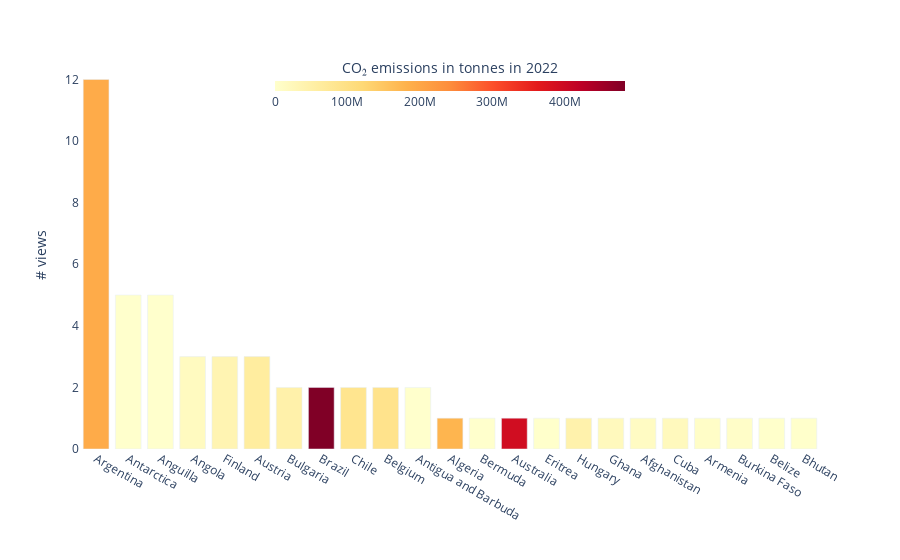

Write notebook code for a chart like this one.
### Code cell
# TEST code for barplot of views per country

# from database to panda dataframe
countries_views_df = pd.read_sql_table(table_name="views", con=engine_views)
now = datetime.now().date()
countries_views_df = countries_views_df.loc[countries_views_df['Date']==str(now),:]

# count views per country and connect countries to emissions in the last available year
view_count_df = countries_views_df['Entity'].value_counts().reset_index(name='# views')
select_countries_last_year = countries_df.loc[countries_df['Year']==countries_df['Year'].max(),:].reset_index(drop = True)
emissions_selectd_countries = select_countries_last_year[['Annual CO₂ emissions','Entity']].loc[select_countries_last_year['Entity'].isin(view_count_df['Entity'].tolist()),:].set_index(['Entity'])
view_count_df.set_index(['Entity'],inplace = True)
view_count_df['Annual CO₂ emissions'] = 0.0
view_count_df['Annual CO₂ emissions'].loc[emissions_selectd_countries.index] = emissions_selectd_countries['Annual CO₂ emissions']
view_count_df.reset_index(inplace = True)
    
# barplot of views per country
fig = px.bar(view_count_df, x='Entity', y='# views',color = 'Annual CO₂ emissions',color_continuous_scale='YlOrRd')
fig.update_layout({ 'xaxis_title':" ",
'plot_bgcolor': 'rgba(0, 0, 0, 0)',
'paper_bgcolor': 'rgba(0, 0, 0, 0)',
})

fig.update_coloraxes(colorbar={'orientation':'h', 'thickness':10})
fig.update_layout(
coloraxis_colorbar=dict(
    title="CO₂ emissions in tonnes in "+str(countries_df['Year'].max()),
    lenmode='fraction', len=0.5,
    yanchor='top',titleside = 'top'
),
)
plot_config = {'displayModeBar': False}
plot_views = fig.to_html(full_html=False,config=plot_config)
fig.show()

### Figure 1 — Plotly figure (JSON) as saved in the notebook; plotly's stock layout.template omitted (floating-point values rounded to 4 significant figures)
{"data": [{"alignmentgroup": "True", "hovertemplate": "Entity=%{x}<br># views=%{y}<br>Annual CO₂ emissions=%{marker.color}<extra></extra>", "legendgroup": "", "marker": {"color": [192864430, 0, 138967, 16070269, 36163000, 61488424, 46147496, 483477300, 84377720, 89605360, 602192, 176345140, 445408, 392279260, 696826, 44353616, 20806944, 12147948, 20921022, 6407760, 5962168, 725231, 1055528], "coloraxis": "coloraxis", "pattern": {"shape": ""}}, "name": "", "offsetgroup": "", "orientation": "v", "showlegend": false, "textposition": "auto", "type": "bar", "x": ["Argentina", "Antarctica", "Anguilla", "Angola", "Finland", "Austria", "Bulgaria", "Brazil", "Chile", "Belgium", "Antigua and Barbuda", "Algeria", "Bermuda", "Australia", "Eritrea", "Hungary", "Ghana", "Afghanistan", "Cuba", "Armenia", "Burkina Faso", "Belize", "Bhutan"], "xaxis": "x", "y": [12, 5, 5, 3, 3, 3, 2, 2, 2, 2, 2, 1, 1, 1, 1, 1, 1, 1, 1, 1, 1, 1, 1], "yaxis": "y"}], "layout": {"barmode": "relative", "coloraxis": {"colorbar": {"len": 0.5, "lenmode": "fraction", "orientation": "h", "thickness": 10, "title": {"side": "top", "text": "CO₂ emissions in tonnes in 2022"}, "yanchor": "top"}, "colorscale": [[0, "rgb(255,255,204)"], [0.125, "rgb(255,237,160)"], [0.25, "rgb(254,217,118)"], [0.375, "rgb(254,178,76)"], [0.5, "rgb(253,141,60)"], [0.625, "rgb(252,78,42)"], [0.75, "rgb(227,26,28)"], [0.875, "rgb(189,0,38)"], [1, "rgb(128,0,38)"]]}, "legend": {"tracegroupgap": 0}, "margin": {"t": 60}, "paper_bgcolor": "rgba(0, 0, 0, 0)", "plot_bgcolor": "rgba(0, 0, 0, 0)", "xaxis": {"anchor": "y", "domain": [0, 1], "title": {"text": " "}}, "yaxis": {"anchor": "x", "domain": [0, 1], "title": {"text": "# views"}}}}
